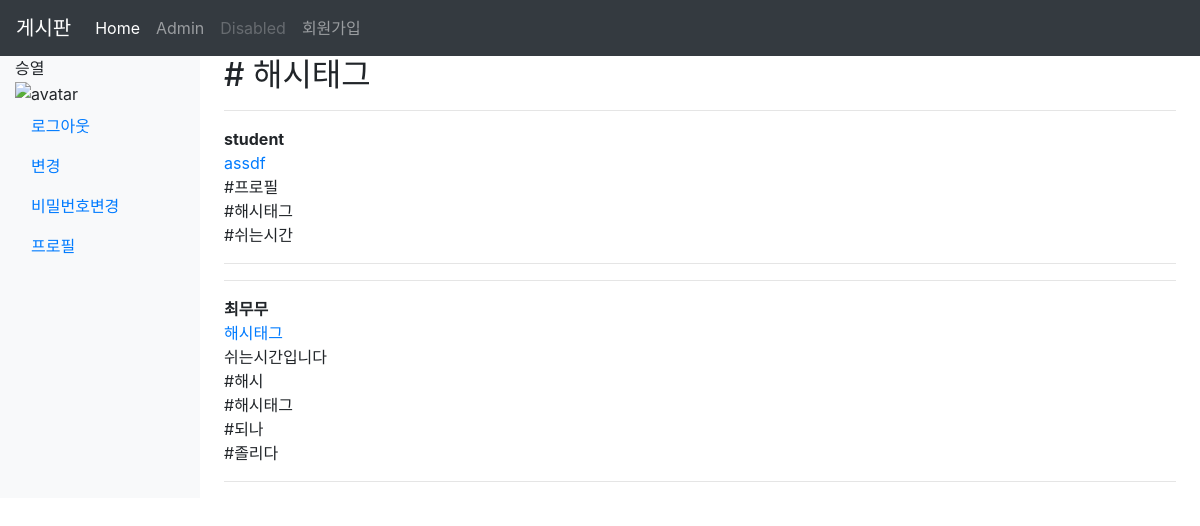
Screenshot of /hashtags/해시태그/ (signed in) with the database file from the repository.
### accounts/models.py (models this page shows)
class User(AbstractUser):
    followers = models.ManyToManyField(
                    settings.AUTH_USER_MODEL,
                    related_name='followings',
                    blank=True
                    )

### articles/models.py (models this page shows, shortened)
class HashTag(models.Model):
    content = models.TextField(unique=True)

class Article(models.Model):
    title = models.CharField(max_length=10)
    content = models.TextField()
    image = models.ImageField(blank=True)
    image_thumbnail = ImageSpecField(
        processors=[ResizeToFill(300,300)],
        format='JPEG',
        options={'quality':80}
    )
    created_at = models.DateTimeField(auto_now_add=True)
    updated_at = models.DateTimeField(auto_now=True)
    user = models.ForeignKey(settings.AUTH_USER_MODEL, on_delete=models.CASCADE)
    like_users = models.ManyToManyField(
        settings.AUTH_USER_MODEL,
        related_name='like_articles',
        blank=True
        )
    hashtags = models.ManyToManyField(HashTag,blank=True)

### articles/views.py (the view)
# urls.py: path('hashtags/<str:tag>/',views.hashtag, name="hashtag"),
def hashtag(request, tag):
    hashtag = get_object_or_404(HashTag,content=tag)
    context = {
        'hashtag': hashtag
    }
    return render(request,'articles/hashtag.html',context)

### articles/templatetags/gravatar.py (called while the page is built)
@register.filter
def makehash(user):
    social_user = user.socialaccount_set.all().first()
    if social_user:
        return social_user.extra_data.get('kakao_account').get('profile').get('thumbnail_image_url')
    else:
        email = user.email
        return 'https://www.gravatar.com/avatar/' + hashlib.md5(email.strip().lower().encode('utf-8')).hexdigest()

### articles/templates/articles/hashtag.html
{% extends 'articles/base.html' %}
{% block body %}
<h2># {{ hashtag.content }}</h2>
{% for article in hashtag.article_set.all %}
<hr>
<strong>{{ article.user}}</strong><br>
<a href="{% url 'articles:detail' article.pk %}">{{article.title}}</a><br>
{{ article.content|linebreaksbr }}
<hr>
{% endfor %}
{% endblock %}

### articles/templates/_navbar.html (shortened to what this page needs)
<nav class="navbar navbar-expand-lg navbar-dark bg-dark">
    <a class="navbar-brand" href={% url 'articles:index' %}>게시판</a>
    <div class="collapse navbar-collapse" id="navbarNavAltMarkup">
      <div class="navbar-nav">
        <a class="nav-item nav-link active" href={% url 'articles:index' %}>Home
        <a class="nav-item nav-link" href=http://127.00.01:8000/admin>Admin </a> <a class="nav-item nav-link disabled"
          href="#" tabindex="-1" aria-disabled="true">Disabled</a>
      </div>
      <div class="navbar-nav mr">
        <a class="nav-item nav-link" href={% url 'accounts:signup' %}>회원가입</a>
      </div>
    </div>
  </nav>
   <div class="container-fluid">
    <div class="row">
      <nav class='col-md-2 d-none d-md-block bg-light sidebar'>
        <div class="sidebar-sticky">
          <ul class="nav flex-column">
            {% if user.is_authenticated %}
            <li>
              {{ user.username }}
            </li>
            <li class="nav-item">
            {% load gravatar %}
            <img src="{{ user|makehash }}" alt="avatar">
            <li class="nav-item">
              <a class="nav-link active" href="{% url 'accounts:logout' %}">로그아웃</a>
            </li>
            <li class="nav-item">
              <a class="nav-link active" href="{% url 'accounts:update' %}">변경</a>
            </li>
            <li class="nav-item">
              <a class="nav-link active" href="{% url 'accounts:password_change' %}">비밀번호변경</a>
            </li>
            <li class="nav-item">
              <a class="nav-link active" href="{% url 'accounts:profile' user.pk %}">프로필</a>
            </li>
            {% endif %}
          </ul>
        </div>
      </nav>

### rows the page displays
User: username "승열"
HashTag: content "해시태그"
Article: user "student", title "assdf", content "#프로필 #해시태그 #쉬는시간"
Article: user "최무무", title "해시태그", content "쉬는시간입니다 #해시 #해시태그 #되나 #졸리다"
